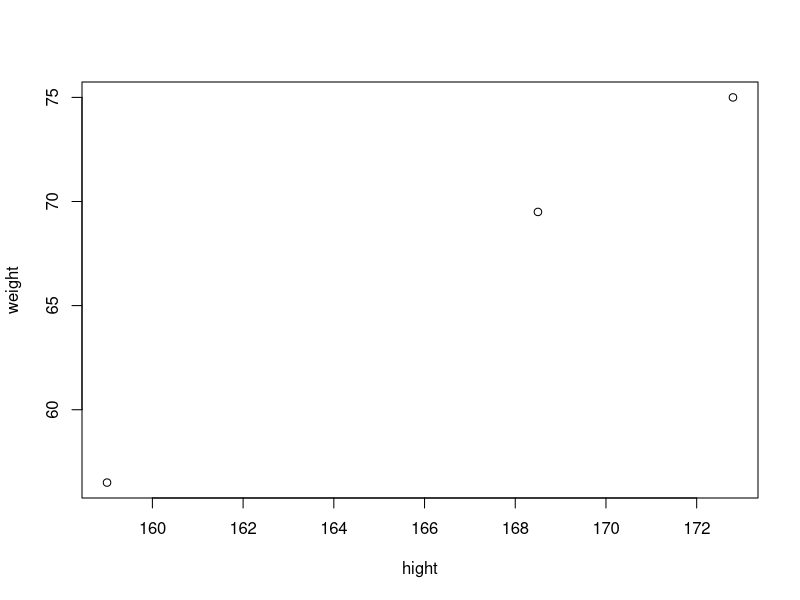

Write R code to recreate this figure.
x <- 5:70
mean(x)
x
x <- c(3.14, 2.718, 0.577)
x +10
x
x *10
x[1]
x[2:3]
sd(x)
hight <- c(168.5, 172.8, 159.0)
weight<- c(69.5,  75.0, 56.5)
plot(hight, weight)
weight/ (hight/100)^2
round(weight/ (hight/100)^2,1)

rep(7, 10)
rep(c(1,2),10)
rep(c(1:3),5)
rep(1:5, c(0, 2,4,5,3))

X <- data.frame(hight, weight)
X
row.names(X) <- c("Taro", "Jiro", "Sabro")
X
X$Sex <- c("M", "M", "F")
X
write.csv(X, "X.csv", quote = FALSE, row.names = FALSE)
